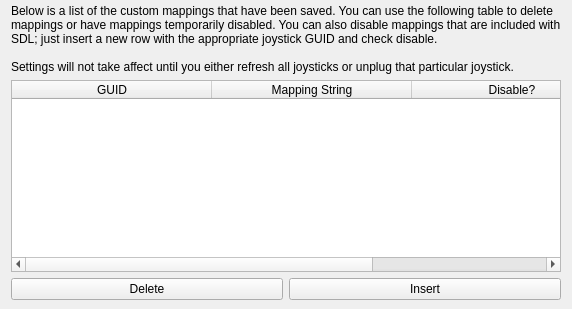
       <widget class="QWidget" name="controllerMappingsPage">
        <layout class="QVBoxLayout" name="verticalLayout_2">
         <property name="topMargin">
          <number>4</number>
         </property>
         <property name="bottomMargin">
          <number>9</number>
         </property>
         <item>
          <widget class="QLabel" name="label">
           <property name="text">
            <string>Below is a list of the custom mappings that have been saved. You can use the following table to delete mappings or have mappings temporarily disabled. You can also disable mappings that are included with SDL; just insert a new row with the appropriate joystick GUID and check disable.

Settings will not take affect until you either refresh all joysticks or unplug that particular joystick.</string>
           </property>
           <property name="scaledContents">
            <bool>false</bool>
           </property>
           <property name="wordWrap">
            <bool>true</bool>
           </property>
          </widget>
         </item>
         <item>
          <widget class="QTableWidget" name="controllerMappingsTableWidget">
           <property name="selectionMode">
            <enum>QAbstractItemView::SingleSelection</enum>
           </property>
           <property name="wordWrap">
            <bool>true</bool>
           </property>
           <attribute name="horizontalHeaderCascadingSectionResizes">
            <bool>false</bool>
           </attribute>
           <attribute name="horizontalHeaderMinimumSectionSize">
            <number>70</number>
           </attribute>
           <attribute name="horizontalHeaderDefaultSectionSize">
            <number>200</number>
           </attribute>
           <attribute name="verticalHeaderMinimumSectionSize">
            <number>50</number>
           </attribute>
           <attribute name="verticalHeaderDefaultSectionSize">
            <number>50</number>
           </attribute>
           <column>
            <property name="text">
             <string>GUID</string>
            </property>
           </column>
           <column>
            <property name="text">
             <string>Mapping String</string>
            </property>
           </column>
           <column>
            <property name="text">
             <string>Disable?</string>
            </property>
           </column>
          </widget>
         </item>
         <item>
          <layout class="QHBoxLayout" name="horizontalLayout_2">
           <item>
            <widget class="QPushButton" name="mappingDeletePushButton">
             <property name="text">
              <string>Delete</string>
             </property>
             <property name="icon">
              <iconset theme="edit_table_delete_row">
               <normaloff>.</normaloff>.</iconset>
             </property>
            </widget>
           </item>
           <item>
            <widget class="QPushButton" name="mappngInsertPushButton">
             <property name="text">
              <string>Insert</string>
             </property>
             <property name="icon">
              <iconset theme="edit_table_insert_row_below">
               <normaloff>.</normaloff>.</iconset>
             </property>
            </widget>
           </item>
          </layout>
         </item>
        </layout>
       </widget>
